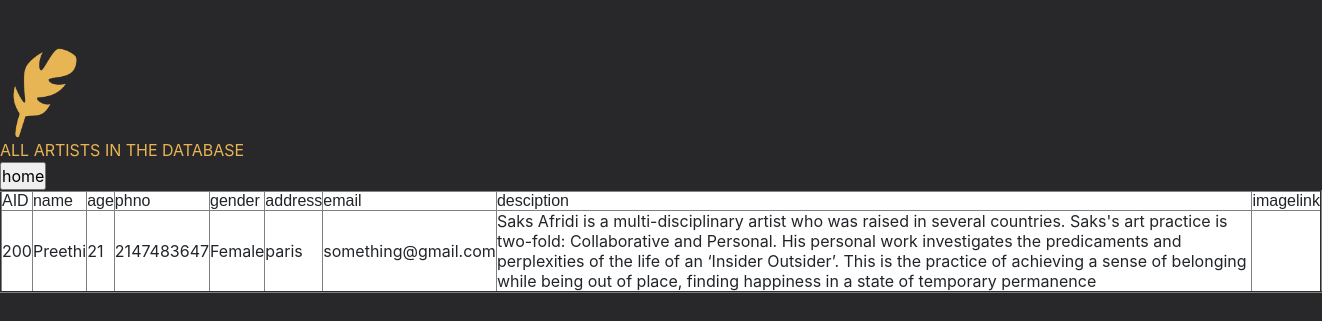
Page /admin/artist.php on the earlier database version.
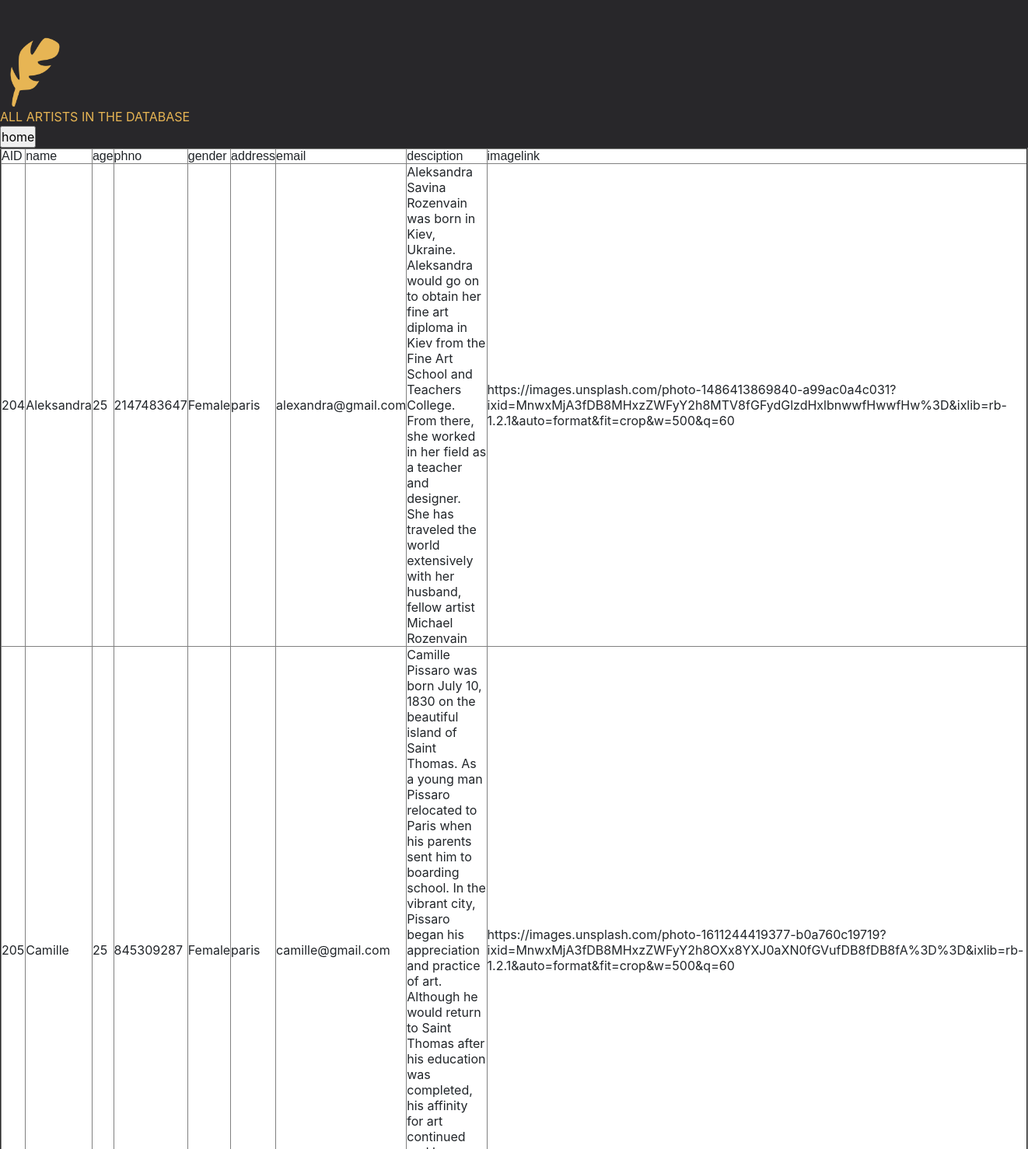
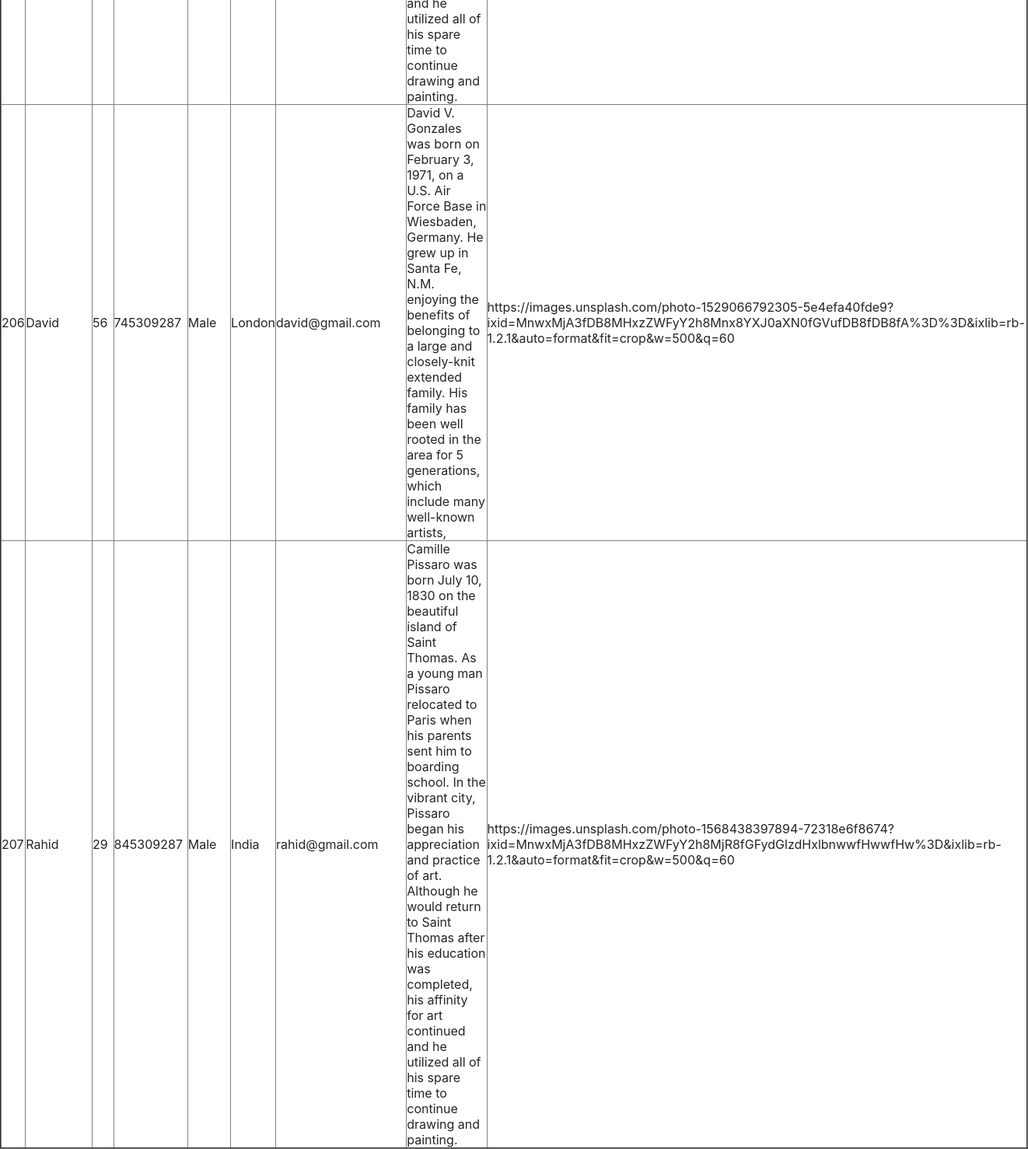
Same page on the later database version (2 pictures, top to bottom).
### tables this page shows
CREATE TABLE `artist` (
  `AID` int(5) NOT NULL,
  `name` varchar(50) DEFAULT NULL,
  `age` int(3) NOT NULL,
  `phno` int(10) NOT NULL,
  `gender` varchar(10) DEFAULT NULL,
  `address` varchar(30) DEFAULT NULL,
  `email` varchar(100) NOT NULL,
  `description` varchar(500) DEFAULT NULL,
  `imgsrc` varchar(250) DEFAULT NULL
);

### admin/artist.php (the view, shortened to what this page needs)
<html>
    <head>
    <link rel="stylesheet" href="../style/login.css">
    <link rel="stylesheet" href="https://maxcdn.bootstrapcdn.com/bootstrap/4.0.0/css/bootstrap.min.css"
>
</head>
<body>
<section>
        <img src="../img/feather.png" width="90" height="90" class="d-inline-block align-top mt-5" alt="">
        <div class="title">ALL ARTISTS IN THE DATABASE</div>
        <?php
        $conn = mysqli_connect('localhost','root','','artgallery');
        $query = "SELECT * FROM artist";
        echo '<table bgcolor=#ffffff border="2" cellspacing="5" cellpadding="5">
      <tr>
          <td> <font face="Arial">AID</font> </td>
          <td> <font face="Arial">  name</font> </td>
          <td> <font face="Arial">  age</font> </td>
          <td> <font face="Arial">  phno</font> </td>
          <td> <font face="Arial">  gender</font> </td>
          <td> <font face="Arial">  address</font> </td>
          <td> <font face="Arial">  email</font> </td>
          <td> <font face="Arial">  desciption</font> </td>
          <td> <font face="Arial">  imagelink</font> </td>
      </tr>';
if ($result = $conn->query($query))
{
    while ($row = $result->fetch_assoc()) {
        $field1name = $row["AID"];
        $field2name = $row["name"];
        $field3name = $row["age"];
        $field4name = $row["phno"];
        $field5name = $row["gender"];
        $field6name = $row["address"];
        $field7name = $row["email"];
        $field8name = $row["description"];
        $field9name = $row["imgsrc"];
        echo '<tr>
                  <td>'.$field1name.'</td>
                  <td>'.$field2name.'</td>
                  <td>'.$field3name.'</td>
                  <td>'.$field4name.'</td>
                  <td>'.$field5name.'</td>
                  <td>'.$field6name.'</td>
                  <td>'.$field7name.'</td>
                  <td>'.$field8name.'</td>
                  <td>'.$field9name.'</td>
              </tr>';
    }
}
echo '<form action="admin-home.html">
<input type="submit" value="home" />
</form>';
?>
</body>
</html>

### style/login.css (style rules this page uses)
* { margin: 0; padding: 0; box-sizing: border-box; }
section { background-color: #28272A; color:#E7B554; height:200vh; display: flex; justify-content: center; align-items: center; }

Differences in the rows shown:
removed artist: AID "200", name "Preethi", age "21", phno "2147483647", gender "Female", address "paris", email "something@gmail.com", description "Saks Afridi is a multi-disciplinary artist who was raised in several countries. Saks's art practice is two-fold: Collaborative and Personal. His personal work investigates the predicaments and perplexities of the life of an ‘Insider Outsider’. This is the practice of achieving a sense of belonging while being out of place, finding happiness in a state of temporary permanence"
added artist: AID "204", name "Aleksandra", age "25", phno "2147483647", gender "Female", address "paris", email "alexandra@gmail.com", description "Aleksandra Savina Rozenvain was born in Kiev, Ukraine. Aleksandra would go on to obtain her fine art diploma in Kiev from the Fine Art School and Teachers College. From there, she worked in her field as a teacher and designer. She has traveled the world extensively with her husband, fellow artist Michael Rozenvain", imgsrc "https://images.unsplash.com/photo-1486413869840-a99ac0a4c031?ixid=MnwxMjA3fDB8MHxzZWFyY2h8MTV8fGFydGlzdHxlbnwwfHwwfHw%3D&ixlib=rb-1.2.1&auto=format&fit=crop&w=500&q=60"
added artist: AID "205", name "Camille", age "25", phno "845309287", gender "Female", address "paris", email "camille@gmail.com", description "Camille Pissaro was born July 10, 1830 on the beautiful island of Saint Thomas. As a young man Pissaro relocated to Paris when his parents sent him to boarding school. In the vibrant city, Pissaro began his appreciation and practice of art. Although he would return to Saint Thomas after his education was completed, his affinity for art continued and he utilized all of his spare time to continue drawing and painting.", imgsrc "https://images.unsplash.com/photo-1611244419377-b0a760c19719?ixid=MnwxMjA3fDB8MHxzZWFyY2h8OXx8YXJ0aXN0fGVufDB8fDB8fA%3D%3D&ixlib=rb-1.2.1&auto=format&fit=crop&w=500&q=60"
added artist: AID "206", name "David", age "56", phno "745309287", gender "Male", address "London", email "david@gmail.com", description "David V. Gonzales was born on February 3, 1971, on a U.S. Air Force Base in Wiesbaden, Germany. He grew up in Santa Fe, N.M. enjoying the benefits of belonging to a large and closely-knit extended family. His family has been well rooted in the area for 5 generations, which include many well-known artists,", imgsrc "https://images.unsplash.com/photo-1529066792305-5e4efa40fde9?ixid=MnwxMjA3fDB8MHxzZWFyY2h8Mnx8YXJ0aXN0fGVufDB8fDB8fA%3D%3D&ixlib=rb-1.2.1&auto=format&fit=crop&w=500&q=60"
added artist: AID "207", name "Rahid", age "29", phno "845309287", gender "Male", address "India", email "rahid@gmail.com", description "Camille Pissaro was born July 10, 1830 on the beautiful island of Saint Thomas. As a young man Pissaro relocated to Paris when his parents sent him to boarding school. In the vibrant city, Pissaro began his appreciation and practice of art. Although he would return to Saint Thomas after his education was completed, his affinity for art continued and he utilized all of his spare time to continue drawing and painting.", imgsrc "https://images.unsplash.com/photo-1568438397894-72318e6f8674?ixid=MnwxMjA3fDB8MHxzZWFyY2h8MjR8fGFydGlzdHxlbnwwfHwwfHw%3D&ixlib=rb-1.2.1&auto=format&fit=crop&w=500&q=60"
